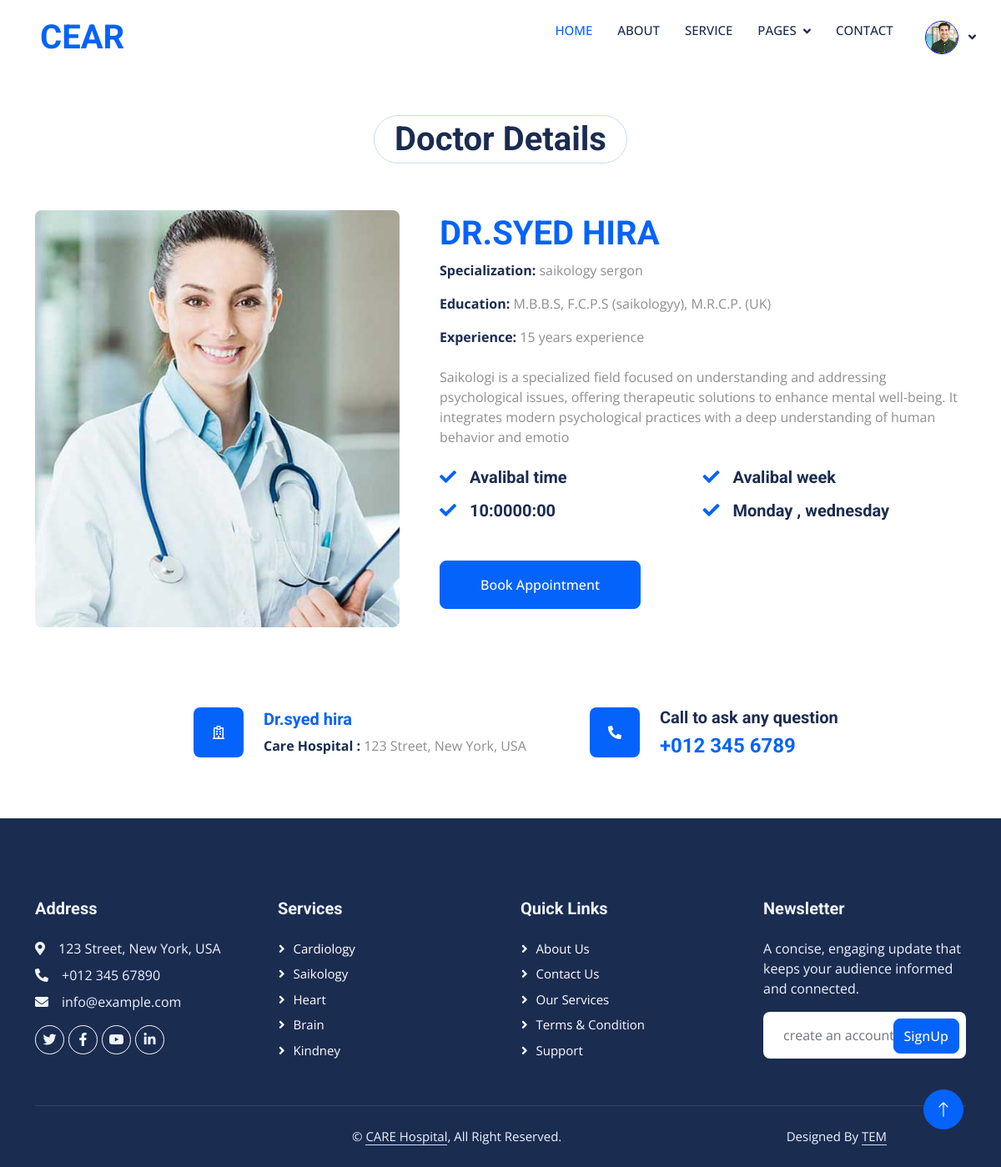
The page /Frontend/doctor-details.php?id=9 (signed in) on the database its author committed.
### tables this page shows
CREATE TABLE `users` (
  `user_id` int(11) NOT NULL,
  `name` varchar(255) NOT NULL,
  `email` varchar(255) NOT NULL,
  `password` varchar(255) NOT NULL,
  `profile_picture` varchar(255) NOT NULL,
  `role_id` int(11) NOT NULL
);

CREATE TABLE `doctors` (
  `doctor_id` int(11) NOT NULL,
  `first_name` varchar(255) NOT NULL,
  `last_name` varchar(255) NOT NULL,
  `email` varchar(255) NOT NULL,
  `phone_number` varchar(255) NOT NULL,
  `address` varchar(255) NOT NULL,
  `date_of_birth` varchar(255) NOT NULL,
  `hire_date` varchar(255) NOT NULL,
  `availability_tstart` varchar(255) NOT NULL,
  `availability_tend` varchar(255) NOT NULL,
  `availability_week` varchar(255) NOT NULL,
  `exprience` varchar(255) NOT NULL,
  `education` varchar(255) NOT NULL,
  `details` varchar(255) NOT NULL,
  `profile_picture` varchar(255) NOT NULL,
  `category_id` int(11) NOT NULL,
  `city_id` int(11) NOT NULL,
  `role_id` int(11) NOT NULL,
  `user_id` int(11) NOT NULL
);

CREATE TABLE `categories` (
  `category_id` int(11) NOT NULL,
  `category_name` varchar(255) NOT NULL,
  `category_desc` varchar(255) NOT NULL,
  `c_image` varchar(255) NOT NULL
);

### Frontend/doctor-details.php (the view)
<?php
include '../backend/db.php';
include 'link.php';
include 'header.php';
?>
<?php
if (isset($_GET['id'])) {
    $doctor = intval($_GET['id']);
    $selectquery = "
        SELECT doctors.*, categories.category_name
        FROM doctors
        INNER JOIN categories ON doctors.category_id = categories.category_id
        WHERE doctors.doctor_id = $doctor";
    $query = mysqli_query($cons, $selectquery);
    if ($row = mysqli_fetch_assoc($query)) {
?>
<div class="container-fluid py-5 wow fadeInUp" data-wow-delay="0.1s">
    <div class="text-center">
<h1 class="d-inline-block border rounded-pill py-1 px-4 text-center">Doctor Details</h1>
</div>
    <div class="container py-5">
        <div class="row g-5">
            <div class="col-lg-5" style="min-height: 500px;">
                <div class="position-relative h-100">
                    <img class="position-absolute w-100 h-100 rounded wow zoomIn" data-wow-delay="0.9s" src="../backend/uploads-images/<?php echo $row['profile_picture']; ?>" alt="Doctor Image" style="object-fit: cover;">
                </div>
            </div>
            <div class="col-lg-7">
                <div class="section-title position-relative pt-1">
                    <h1 class="fw-bold text-primary text-uppercase"><?php echo $row['first_name'] . ' ' . $row['last_name']; ?></h1>
                </div>
                <div class="d-flex flex-column mb-4 wow fadeIn" data-wow-delay="0.6s">
    <div class="mb-3">
        <strong class="text-dark pt-1">Specialization:</strong> <?php echo $row['category_name']; ?>
    </div>
    <div class="mb-3">
        <strong class="text-dark pt-1">Education:</strong> <?php echo $row['education']; ?>
    </div>
    <div class="mb-">
        <strong class="text-dark pt-1">Experience:</strong> <?php echo $row['exprience']; ?>
    </div>
</div>
                <p class="mb-4"><?php echo $row['details']; ?></p>
                <div class="row g-0 mb-3">
                    <div class="col-sm-6 wow zoomIn" data-wow-delay="0.2s">
                        <h5 class="mb-3"><i class="fa fa-check text-primary me-3"></i>Avalibal time</h5>
                        <h5 class="mb-3"><i class="fa fa-check text-primary me-3"></i><?php echo $row['availability_tstart'] . '' . $row['availability_tend']?></h5>
                    </div>
                    <div class="col-sm-6 wow zoomIn" data-wow-delay="0.4s">
                        <h5 class="mb-3"><i class="fa fa-check text-primary me-3"></i>Avalibal week</h5>
                        <h5 class="mb-3"><i class="fa fa-check text-primary me-3"></i><?php echo $row['availability_week']?></h5>
                    </div>
                </div>
                <a href="appointment.php?id=<?php echo $row['doctor_id']?>" class="btn btn-primary py-3 px-5 mt-3 wow zoomIn" data-wow-delay="0.9s">Book Appointment</a>
            </div>
        </div>
    </div>
</div>
<div class="container wow fadeInUp" data-wow-delay="0.1s">
        <div class="row">
            <div class="col-2"></div>
            <div class="col-lg-5">
            <div class="d-flex align-items-center mb-4 wow fadeIn" data-wow-delay="0.6s">
                        <div class="bg-primary d-flex align-items-center justify-content-center rounded wow zoomIn" data-wow-delay="0.9s" style="width: 60px; height: 60px;">
                        <i class="far fa-hospital text-white "></i>
                        </div>
                        <div class="ps-4">
                            <h5 class="mb-2 text-primary"><?php echo $row['first_name'] . ' ' . $row['last_name']; ?></h5>
                            <strong class="text-dark pt-1">Care Hospital :</strong> 123 Street, New York, USA
                        </div>
                    </div>
            </div>
            <div class="col-lg-5">
            <div class="d-flex align-items-center mb-4 wow fadeIn" data-wow-delay="0.6s">
                        <div class="bg-primary d-flex align-items-center justify-content-center rounded wow zoomIn" data-wow-delay="0.9s"" style="width: 60px; height: 60px;">
                            <i class="fa fa-phone-alt text-white"></i>
                        </div>
                        <div class="ps-4">
                            <h5 class="mb-2">Call to ask any question</h5>
                            <h4 class="text-primary mb-0">+012 345 6789</h4>
                        </div>
                    </div>
            </div>
    </div>
</div>
<?php
    } else {
        echo "Doctor not found.";
    }
    } else {
     echo "Invalid Doctor ID.";
}
?>
<?php
include 'footer.php'
?>

### Frontend/header.php (shortened to what this page needs)
    </head>
<body>
    <?php
include '../backend/db.php';
$isLoggedIn = isset($_SESSION['user_id']);
if ($isLoggedIn) {
    $userId = $_SESSION['user_id'];
    $selectquery = "SELECT profile_picture, role_id FROM users WHERE user_id = ?";
    $stmt = mysqli_prepare($cons, $selectquery);
    if ($stmt) {
        mysqli_stmt_bind_param($stmt, 'i', $userId);
        mysqli_stmt_execute($stmt);
        $result = mysqli_stmt_get_result($stmt);
        $user = mysqli_fetch_assoc($result);
        $hasAccess = ($user['role_id'] == 3);
    } else {
        $hasAccess = false;
    }
}
?>
<nav class="navbar navbar-expand-lg bg-white navbar-light sticky-top p-0 wow fadeIn" data-wow-delay="0.1s">
    <a href="index.php" class="navbar-brand d-flex align-items-center px-4 px-lg-5">
        <h1 class="m-0 text-primary">CEAR</h1>
    </a>
    <div class="collapse navbar-collapse" id="navbarCollapse">
        <div class="navbar-nav ms-auto p-4 p-lg-0">
            <a href="index.php" class="nav-item nav-link active">Home</a>
            <a href="about.php" class="nav-item nav-link">About</a>
            <a href="service.php" class="nav-item nav-link">Service</a>
            <div class="nav-item dropdown">
                <a href="#" class="nav-link dropdown-toggle" data-bs-toggle="dropdown">Pages</a>
            </div>
            <a href="contact.php" class="nav-item nav-link">Contact</a>
            <?php if ($isLoggedIn && $hasAccess): ?>
                <div class="nav-item dropdown">
                    <a href="#" class="nav-link dropdown-toggle" data-bs-toggle="dropdown">
                        <img class="rounded-circle profile-pic" src="../backend/uploads-images/<?php echo htmlspecialchars($user['profile_picture']); ?>" alt="Profile Picture">
                    </a>
                </div>
            <?php else: ?>
                <a href="login.php" class="nav-item nav-link">Login</a>
            <?php endif; ?>
        </div>
    </div>
</nav>

### Frontend/css/style.css (style rules this page uses)
:root { --primary: #0463FA; --light: #EFF5FF; --dark: #1B2C51; }
.fw-bold { font-weight: 700 !important; }
.btn { font-weight: 500; transition: .5s; }
.btn.btn-primary, .btn.btn-secondary { color: #FFFFFF; }
.navbar .dropdown-toggle::after { border: none; content: "\f107"; font-family: "Font Awesome 5 Free"; font-weight: 900; vertical-align: middle; margin-left: 8px; }
.navbar .navbar-nav .nav-link { margin-right: 30px; padding: 25px 0; color: #FFFFFF; font-size: 15px; font-weight: 500; text-transform: uppercase; outline: none; }
.navbar .navbar-nav .nav-link:hover, .navbar .navbar-nav .nav-link.active { color: var(--primary); }
.navbar .navbar-brand, .navbar a.btn { height: 75px; }
.navbar .navbar-nav .nav-link { color: var(--dark); font-weight: 500; }
.navbar.sticky-top { top: -100px; transition: .5s; }

### Frontend/header.php (style rules this page uses)
.profile-pic { border: 1px solid blue; width: 40px; height: 40px; object-fit: cover; margin-left: 8px; }

### rows shown on the page
users: profile_picture (picture)
doctors: profile_picture (picture), first_name "DR.SYED", last_name "HIRA", category.category_name "saikology sergon", education "M.B.B.S, F.C.P.S (saikologyy), M.R.C.P. (UK)", exprience "15 years experience", details "Saikologi is a specialized field focused on understanding and addressing psychological issues, offering therapeutic solutions to enhance mental well-being. It integrates modern psychological practices with a deep understanding of human behavior and emotio", availability_tstart "10:00", availability_tend "00:00", availability_week "Monday , wednesday", first_name "Dr.syed", last_name "hira"
